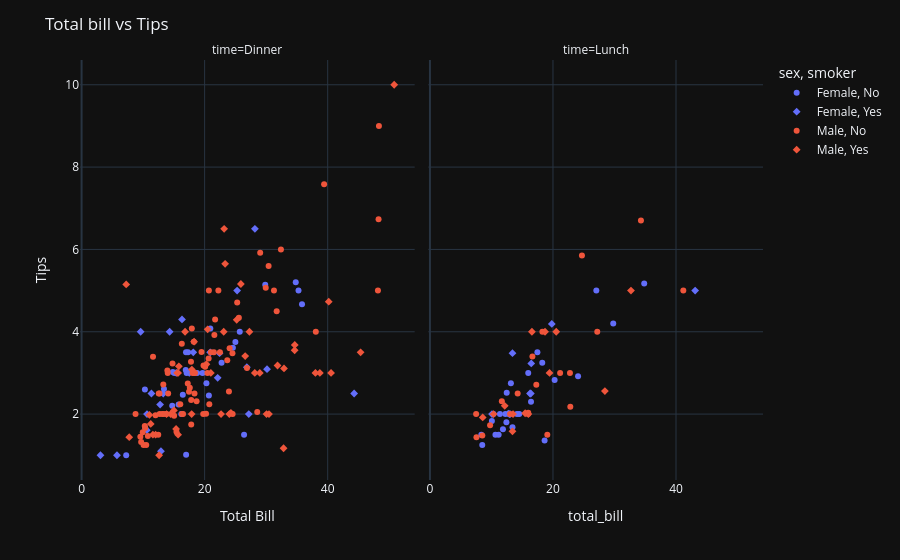

Notebook cell for this chart:
### Code cell
import plotly.express as px

import plotly.io as pio
plot=px.scatter(
    data_frame=tips,
    x='total_bill',
    y='tip',
    color='sex',
    facet_col='time',
    symbol='smoker'
)
plot.update_layout(
    xaxis_title='Total Bill',
    yaxis_title='Tips',
    title='Total bill vs Tips',
)
plot.write_html("plot.html")  # Navigate to plot.html file
plot.show()

### Figure 1 — Plotly figure (JSON) as saved in the notebook; plotly's stock layout.template omitted (floating-point values rounded to 4 significant figures)
{"data": [{"hovertemplate": "sex=Female<br>smoker=No<br>time=Dinner<br>total_bill=%{x}<br>tip=%{y}<extra></extra>", "legendgroup": "Female, No", "marker": {"color": "#636efa", "symbol": "circle"}, "mode": "markers", "name": "Female, No", "orientation": "v", "showlegend": true, "x": [16.99, 24.59, 35.26, 14.83, 10.33, 16.97, 20.29, 15.77, 19.65, 15.06, 20.69, 16.93, 10.29, 34.81, 26.41, 16.45, 17.07, 14.73, 22.75, 20.92, 7.25, 25.71, 17.31, 29.85, 25.0, 13.39, 16.21, 35.83, 18.78], "xaxis": "x", "y": [1.01, 3.61, 5.0, 3.02, 1.67, 3.5, 2.75, 2.23, 3.0, 3.0, 2.45, 3.07, 2.6, 5.2, 1.5, 2.47, 3.0, 2.2, 3.25, 4.08, 1.0, 4.0, 3.5, 5.14, 3.75, 2.61, 2.0, 4.67, 3.0], "yaxis": "y", "type": "scatter"}, {"hovertemplate": "sex=Female<br>smoker=No<br>time=Lunch<br>total_bill=%{x}<br>tip=%{y}<extra></extra>", "legendgroup": "Female, No", "marker": {"color": "#636efa", "symbol": "circle"}, "mode": "markers", "name": "Female, No", "orientation": "v", "showlegend": false, "x": [10.07, 34.83, 10.65, 12.43, 24.08, 13.42, 12.48, 29.8, 14.52, 11.38, 20.27, 11.17, 12.26, 18.26, 8.51, 10.33, 14.15, 13.16, 17.47, 27.05, 16.43, 8.35, 18.64, 11.87, 15.98], "xaxis": "x2", "y": [1.83, 5.17, 1.5, 1.8, 2.92, 1.68, 2.52, 4.2, 2.0, 2.0, 2.83, 1.5, 2.0, 3.25, 1.25, 2.0, 2.0, 2.75, 3.5, 5.0, 2.3, 1.5, 1.36, 1.63, 3.0], "yaxis": "y2", "type": "scatter"}, {"hovertemplate": "sex=Female<br>smoker=Yes<br>time=Dinner<br>total_bill=%{x}<br>tip=%{y}<extra></extra>", "legendgroup": "Female, Yes", "marker": {"color": "#636efa", "symbol": "diamond"}, "mode": "markers", "name": "Female, Yes", "orientation": "v", "showlegend": true, "x": [3.07, 26.86, 25.28, 5.75, 16.32, 11.35, 15.38, 44.3, 22.42, 14.31, 17.51, 10.59, 10.63, 9.6, 20.9, 18.15, 12.76, 13.27, 28.17, 12.9, 30.14, 22.12, 27.18], "xaxis": "x", "y": [1.0, 3.14, 5.0, 1.0, 4.3, 2.5, 3.0, 2.5, 3.48, 4.0, 3.0, 1.61, 2.0, 4.0, 3.5, 3.5, 2.23, 2.5, 6.5, 1.1, 3.09, 2.88, 2.0], "yaxis": "y", "type": "scatter"}, {"hovertemplate": "sex=Female<br>smoker=Yes<br>time=Lunch<br>total_bill=%{x}<br>tip=%{y}<extra></extra>", "legendgroup": "Female, Yes", "marker": {"color": "#636efa", "symbol": "diamond"}, "mode": "markers", "name": "Female, Yes", "orientation": "v", "showlegend": false, "x": [19.81, 43.11, 13.0, 12.74, 13.0, 16.4, 16.47, 13.42, 16.27, 10.09], "xaxis": "x2", "y": [4.19, 5.0, 2.0, 2.01, 2.0, 2.5, 3.23, 3.48, 2.5, 2.0], "yaxis": "y2", "type": "scatter"}, {"hovertemplate": "sex=Male<br>smoker=No<br>time=Dinner<br>total_bill=%{x}<br>tip=%{y}<extra></extra>", "legendgroup": "Male, No", "marker": {"color": "#EF553B", "symbol": "circle"}, "mode": "markers", "name": "Male, No", "orientation": "v", "showlegend": true, "x": [10.34, 21.01, 23.68, 25.29, 8.77, 26.88, 15.04, 14.78, 10.27, 15.42, 18.43, 21.58, 16.29, 20.65, 17.92, 39.42, 19.82, 17.81, 13.37, 12.69, 21.7, 9.55, 18.35, 17.78, 24.06, 16.31, 18.69, 31.27, 16.04, 17.46, 13.94, 9.68, 30.4, 18.29, 22.23, 32.4, 28.55, 18.04, 12.54, 9.94, 25.56, 19.49, 48.27, 17.59, 20.08, 20.23, 12.02, 10.51, 22.49, 12.46, 18.24, 14.0, 38.07, 23.95, 29.93, 14.07, 13.13, 17.26, 24.55, 19.77, 48.17, 16.49, 21.5, 12.66, 13.81, 24.52, 20.76, 31.71, 20.69, 48.33, 20.45, 13.28, 11.61, 10.77, 10.07, 29.03, 17.82], "xaxis": "x", "y": [1.66, 3.5, 3.31, 4.71, 2.0, 3.12, 1.96, 3.23, 1.71, 1.57, 3.0, 3.92, 3.71, 3.35, 4.08, 7.58, 3.18, 2.34, 2.0, 2.0, 4.3, 1.45, 2.5, 3.27, 3.6, 2.0, 2.31, 5.0, 2.24, 2.54, 3.06, 1.32, 5.6, 3.0, 5.0, 6.0, 2.05, 3.0, 2.5, 1.56, 4.34, 3.51, 6.73, 2.64, 3.15, 2.01, 1.97, 1.25, 3.5, 1.5, 3.76, 3.0, 4.0, 2.55, 5.07, 2.5, 2.0, 2.74, 2.0, 2.0, 5.0, 2.0, 3.5, 2.5, 2.0, 3.48, 2.24, 4.5, 5.0, 9.0, 3.0, 2.72, 3.39, 1.47, 1.25, 5.92, 1.75], "yaxis": "y", "type": "scatter"}, {"hovertemplate": "sex=Male<br>smoker=No<br>time=Lunch<br>total_bill=%{x}<br>tip=%{y}<extra></extra>", "legendgroup": "Male, No", "marker": {"color": "#EF553B", "symbol": "circle"}, "mode": "markers", "name": "Male, No", "orientation": "v", "showlegend": false, "x": [27.2, 22.76, 17.29, 16.66, 15.98, 13.03, 18.28, 24.71, 21.16, 11.69, 14.26, 15.95, 8.52, 22.82, 19.08, 34.3, 41.19, 9.78, 7.51, 7.56], "xaxis": "x2", "y": [4.0, 3.0, 2.71, 3.4, 2.03, 2.0, 4.0, 5.85, 3.0, 2.31, 2.5, 2.0, 1.48, 2.18, 1.5, 6.7, 5.0, 1.73, 2.0, 1.44], "yaxis": "y2", "type": "scatter"}, {"hovertemplate": "sex=Male<br>smoker=Yes<br>time=Dinner<br>total_bill=%{x}<br>tip=%{y}<extra></extra>", "legendgroup": "Male, Yes", "marker": {"color": "#EF553B", "symbol": "diamond"}, "mode": "markers", "name": "Male, Yes", "orientation": "v", "showlegend": true, "x": [38.01, 11.24, 20.29, 13.81, 11.02, 18.29, 15.01, 17.92, 28.97, 40.17, 27.28, 12.03, 21.01, 15.36, 20.49, 25.21, 50.81, 15.81, 7.25, 31.85, 16.82, 32.9, 17.89, 14.48, 34.63, 34.65, 23.33, 45.35, 23.17, 40.55, 30.46, 23.1, 15.69, 26.59, 38.73, 24.27, 30.06, 25.89, 28.15, 11.59, 7.74, 24.01, 15.69, 15.53, 12.6, 32.83, 22.67], "xaxis": "x", "y": [3.0, 1.76, 3.21, 2.0, 1.98, 3.76, 2.09, 3.08, 3.0, 4.73, 4.0, 1.5, 3.0, 1.64, 4.06, 4.29, 10.0, 3.16, 5.15, 3.18, 4.0, 3.11, 2.0, 2.0, 3.55, 3.68, 5.65, 3.5, 6.5, 3.0, 2.0, 4.0, 1.5, 3.41, 3.0, 2.03, 2.0, 5.16, 3.0, 1.5, 1.44, 2.0, 3.0, 3.0, 1.0, 1.17, 2.0], "yaxis": "y", "type": "scatter"}, {"hovertemplate": "sex=Male<br>smoker=Yes<br>time=Lunch<br>total_bill=%{x}<br>tip=%{y}<extra></extra>", "legendgroup": "Male, Yes", "marker": {"color": "#EF553B", "symbol": "diamond"}, "mode": "markers", "name": "Male, Yes", "orientation": "v", "showlegend": false, "x": [19.44, 32.68, 16.0, 28.44, 15.48, 16.58, 10.34, 13.51, 18.71, 20.53, 12.16, 8.58, 13.42], "xaxis": "x2", "y": [3.0, 5.0, 2.0, 2.56, 2.02, 4.0, 2.0, 2.0, 4.0, 4.0, 2.2, 1.92, 1.58], "yaxis": "y2", "type": "scatter"}], "layout": {"xaxis": {"anchor": "y", "domain": [0.0, 0.49], "title": {"text": "Total Bill"}}, "yaxis": {"anchor": "x", "domain": [0.0, 1.0], "title": {"text": "Tips"}}, "xaxis2": {"anchor": "y2", "domain": [0.51, 1.0], "matches": "x", "title": {"text": "total_bill"}}, "yaxis2": {"anchor": "x2", "domain": [0.0, 1.0], "matches": "y", "showticklabels": false}, "annotations": [{"font": {}, "showarrow": false, "text": "time=Dinner", "x": 0.245, "xanchor": "center", "xref": "paper", "y": 1.0, "yanchor": "bottom", "yref": "paper"}, {"font": {}, "showarrow": false, "text": "time=Lunch", "x": 0.755, "xanchor": "center", "xref": "paper", "y": 1.0, "yanchor": "bottom", "yref": "paper"}], "legend": {"title": {"text": "sex, smoker"}, "tracegroupgap": 0}, "margin": {"t": 60}, "title": {"text": "Total bill vs Tips"}}}
